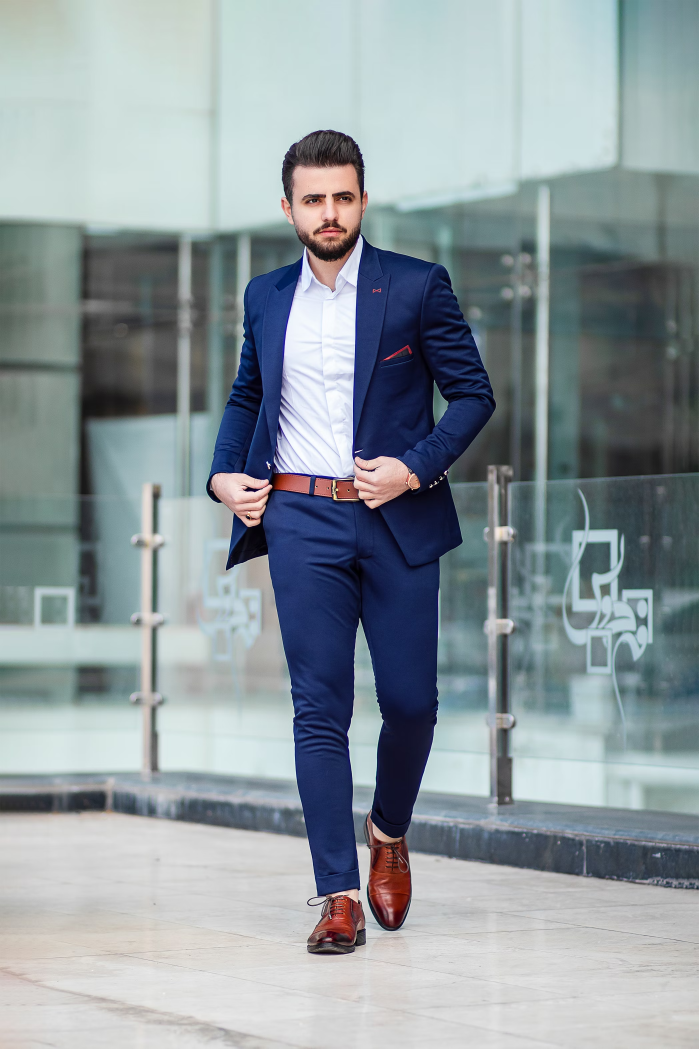
#> input picture opencv.jpg, 2096 x 3145 px, given in place of opencv.jpeg, which was not available (shown at 1/3 size)
$ jupyter execute test.ipynb   (older library calls are emulated)   (text cells are left out)
#> lines starting #> are read from the running program, lines starting #| are printed output that depends on the picture; after the words box and inside, x2 and y2 are one past the last pixel; in counts of white or black regions, pixels touching at a corner belong together; pictures that were not available may be replaced by others from this repository, and a replacement may not be noted
[cell 1]
import cv2

[cell 2]
img = cv2.imread("opencv.jpeg")
#> img is the input picture: shape (3145, 2096, 3); mean B, G, R 157.8, 152.7, 142

[cell 3]
img

[cell 4]
import matplotlib.pyplot as plt
import cv2

hsv = cv2.cvtColor(img, cv2.COLOR_BGR2HSV)
#> hsv: shape (3145, 2096, 3); mean H, S, V 76.2, 46.5, 161

plt.imshow(hsv, cmap='hsv')   #hue-saturation-value(hsv)
plt.axis('off')                # Hide axes
plt.show()                     # Show the figure

[cell 5]
import matplotlib.pyplot as plt
import cv2

gray = cv2.cvtColor(img, cv2.COLOR_BGR2GRAY)  # Convert to grayscale
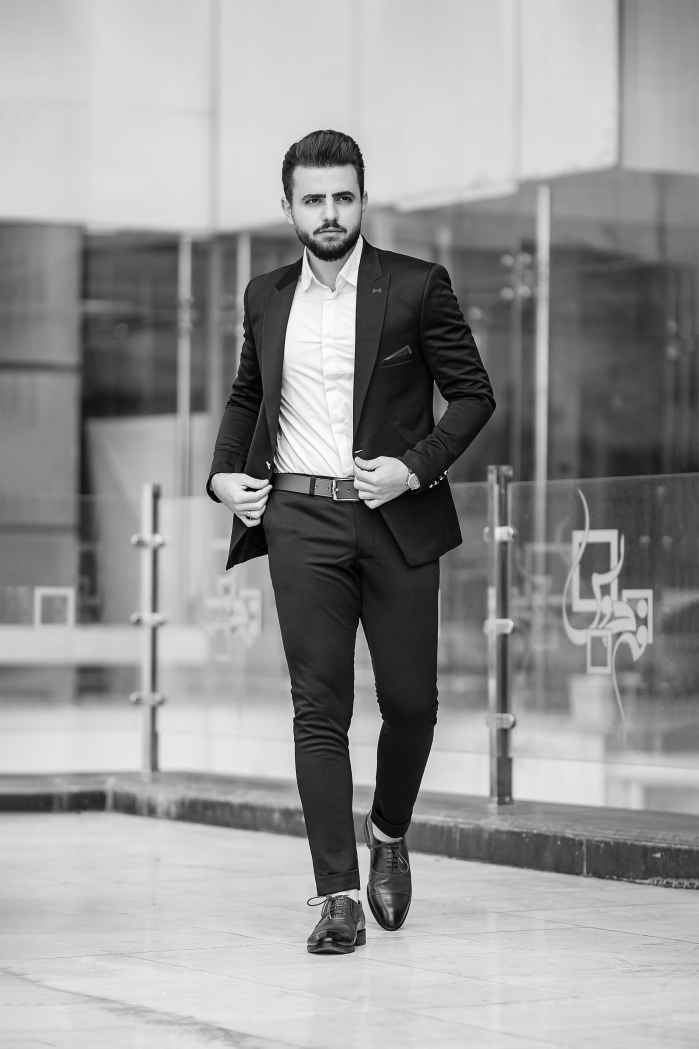
#> gray: shape (3145, 2096) (shown at 1/3 size); min 0, max 255, mean 150.1

plt.imshow(gray, cmap='gray')  # Display as grayscale
plt.axis('off')                # Hide axes
plt.show()                     # Show the figure

[cell 6]
img.shape
#> Out = (3145, 2096, 3)

[cell 7]
resize = cv2.resize(img,(300,300))
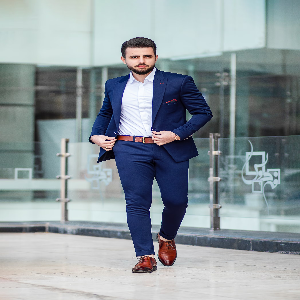
#> resize: shape (300, 300, 3); mean B, G, R 157.7, 152.7, 142

[cell 8]
hsv = cv2.cvtColor(img, cv2.COLOR_BGR2HSV)

plt.imshow(resize, cmap='gray')  # Display as grayscale
plt.axis('off')                # Hide axes
plt.show()                     # Show the figure

[cell 9]
(h,w) = img.shape[:2]
#> h = 3145; w = 2096

[cell 10]
h
#> Out = 3145

[cell 11]
w
#> Out = 2096

[cell 12]
rotate = cv2.getRotationMatrix2D((w//2,h//2),45,1)

rotated = cv2.warpAffine(img, rotate, (w, h))
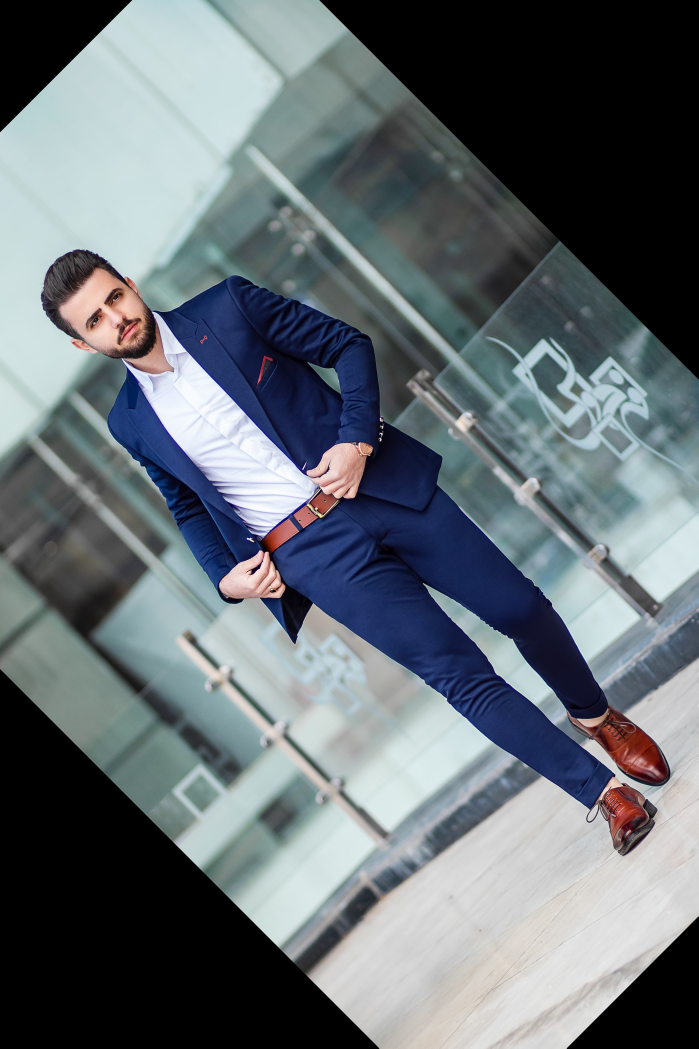
#> rotated: shape (3145, 2096, 3) (shown at 1/3 size); mean B, G, R 115.7, 110.4, 102

plt.imshow(cv2.cvtColor(rotated, cv2.COLOR_BGR2RGB))  # For color images
plt.axis('off')
plt.show()

[cell 13]
rotate = cv2.getRotationMatrix2D((w//2,h//2),180,0.9)

rotated = cv2.warpAffine(img, rotate, (w, h))
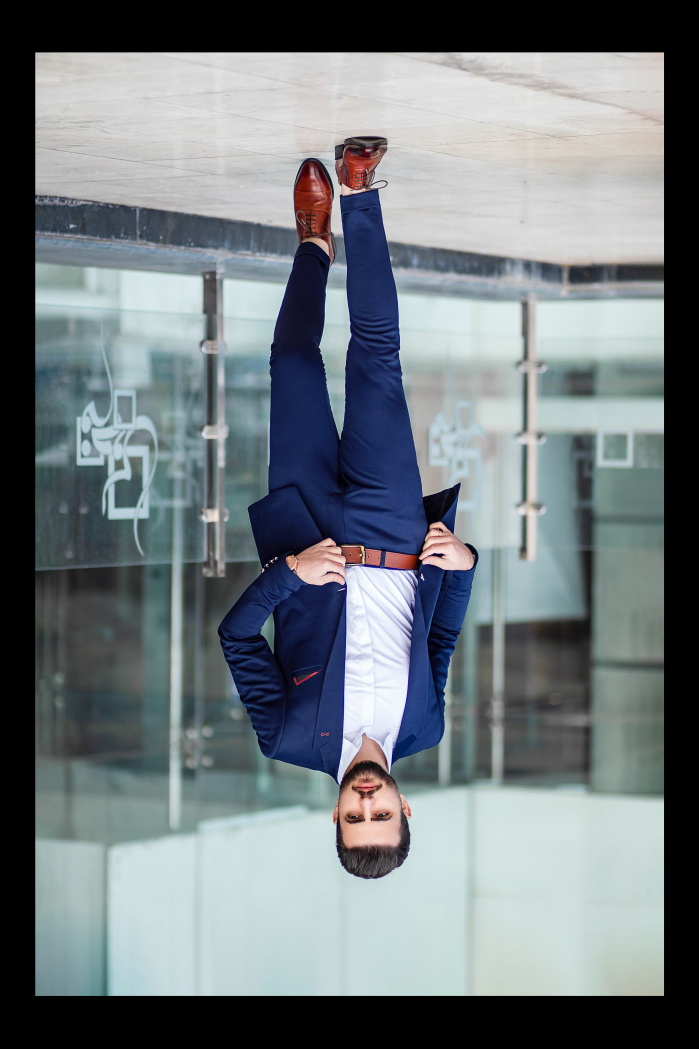
#> rotated: shape (3145, 2096, 3) (shown at 1/3 size); mean B, G, R 127.8, 123.7, 115.1

plt.imshow(cv2.cvtColor(rotated, cv2.COLOR_BGR2RGB))  # For color images
plt.axis('off')
plt.show()

[cell 14]
rotate = cv2.getRotationMatrix2D((w//4,h//4),90,1)

rotated = cv2.warpAffine(img, rotate, (w, h))
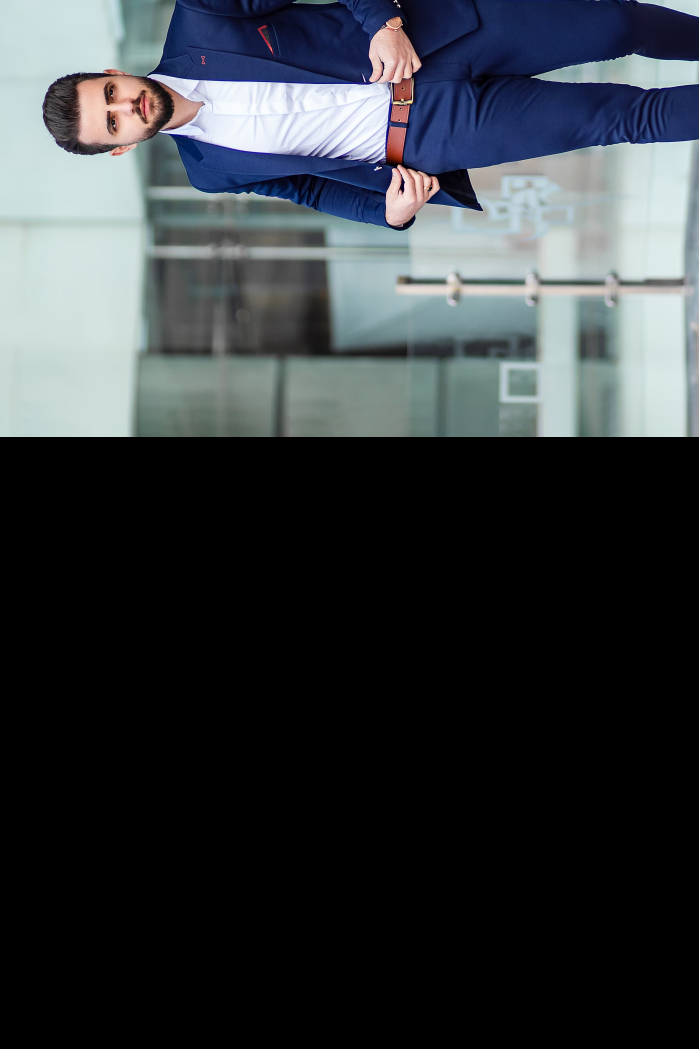
#> rotated: shape (3145, 2096, 3) (shown at 1/3 size); mean B, G, R 62, 58.1, 53.4

plt.imshow(cv2.cvtColor(rotated, cv2.COLOR_BGR2RGB))  # For color images
plt.axis('off')
plt.show()

[cell 15]
blur = cv2.blur(img,(50,50))

blur_rgb = cv2.cvtColor(blur, cv2.COLOR_BGR2RGB)

plt.imshow(blur_rgb)
plt.axis('off')
plt.title('blur')
plt.show()

[cell 16]
gaussian = cv2.GaussianBlur(img,(51,51),0)

# gaussian_rgb = cv2.cvtColor(gaussian, cv2.COLOR_BGR2RGB)
median = cv2.medianBlur(img,51)


plt.imshow(median)
plt.axis('off')
plt.show()

[cell 17]
gray

[cell 18]
sobel_x = cv2.Sobel(gray, cv2.CV_64F, 1, 0)
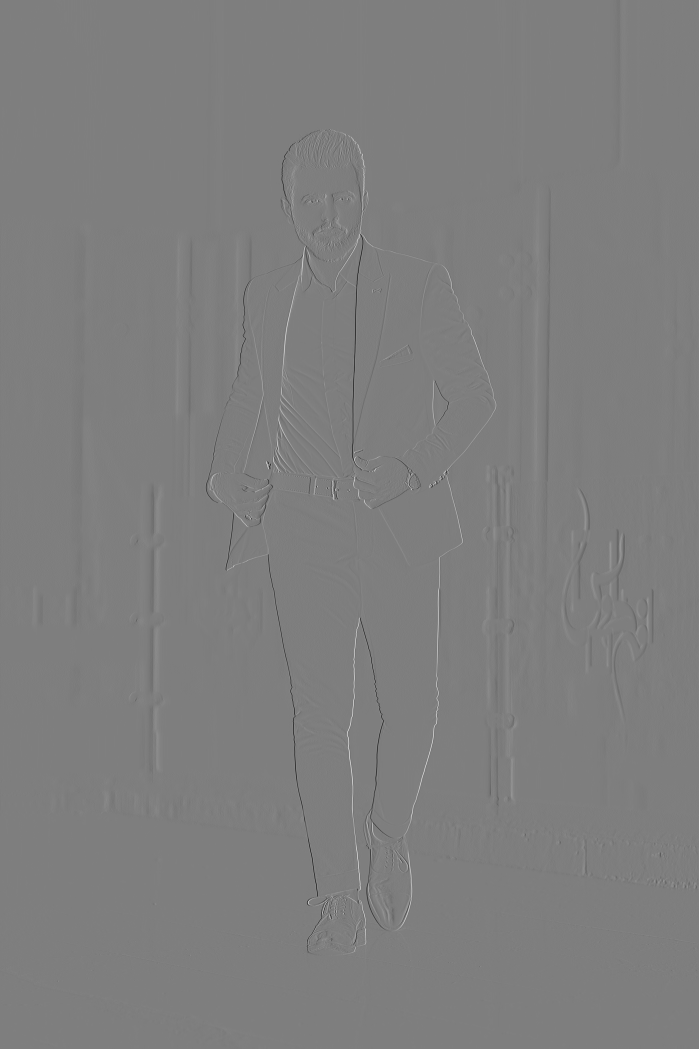
#> sobel_x: shape (3145, 2096) float64 (shown at 1/3 size); min -956, max 968, mean -0.1; drawn with min black and max white

sobel_y = cv2.Sobel(gray, cv2.CV_64F, 0, 1)

sobel = cv2.magnitude(sobel_x, sobel_y)

plt.imshow(sobel.astype('uint8'), cmap='gray')
plt.axis('off')
plt.show()
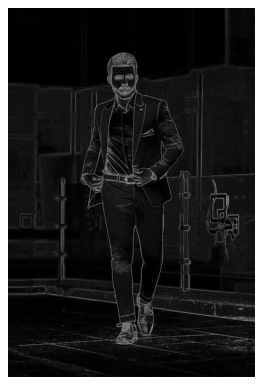
#> figure drawn by matplotlib, 1 panel

[cell 19]
cany = cv2.Canny(gray, 50, 200)
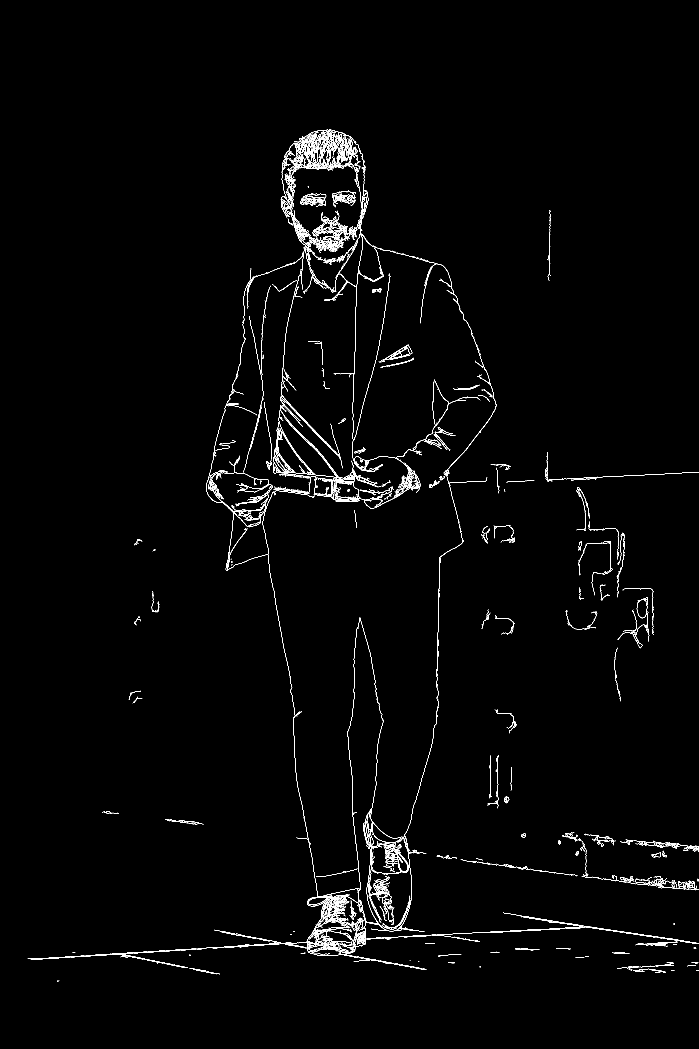
#> cany: shape (3145, 2096) (shown at 1/3 size); 1.1% white in thin lines or dots, all inside (x1, y1, x2, y2) = (83, 388, 2096, 2945)
cv2.imshow('blur', cany)
cv2.waitKey(0)
cv2.destroyAllWindows()
